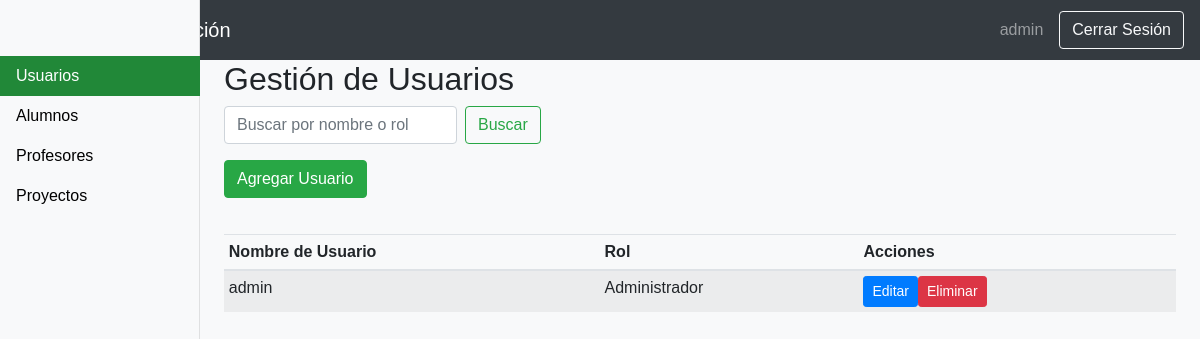
/views/admin/dashboardAdmin.php (signed in), run on an earlier commit of the app's database.
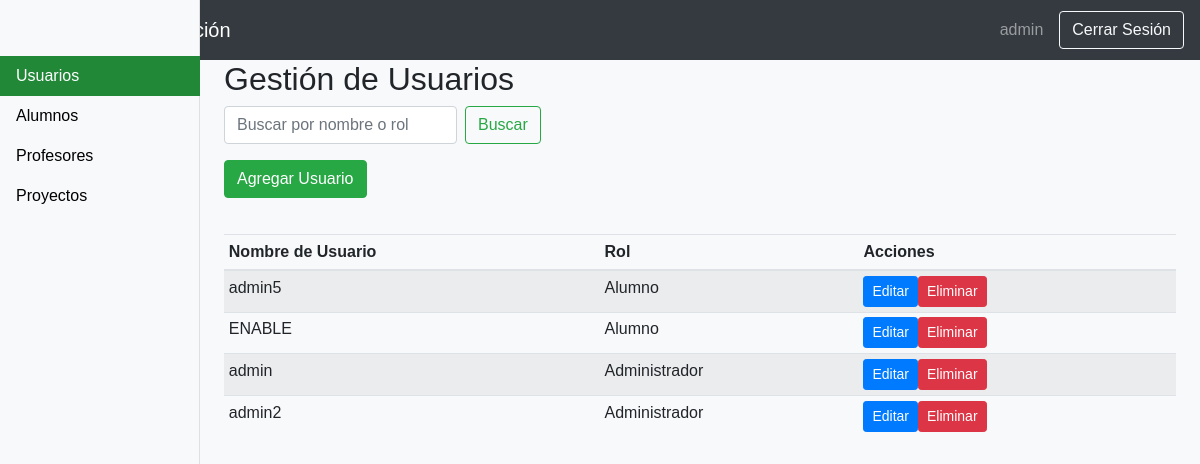
And on a later commit of the database.
### tables this page shows
CREATE TABLE IF NOT EXISTS `usuario` (
  `ID_Usuario` int NOT NULL AUTO_INCREMENT,
  `Nombre_Usuario` varchar(50) NOT NULL,
  `Contraseña` varchar(255) NOT NULL,
  `Rol` int DEFAULT NULL,
  PRIMARY KEY (`ID_Usuario`),
  KEY `fk_usuario_rol` (`Rol`)
);

### Includes/functions.php (called while the page is built, shortened)
<?php
function getRoleName($roleId) {
    switch ($roleId) {
        case 1:
            return 'Alumno';
        case 3:
            return 'Administrador';
    }
}
?>

### Views/Admin/dashboardAdmin.php (the view, shortened to what this page needs)
<?php
include('../../includes/config.php');
?>
<!DOCTYPE html>
<html lang="es">
<head>
    <link rel="stylesheet" href="https://stackpath.bootstrapcdn.com/bootstrap/4.3.1/css/bootstrap.min.css">
    <link rel="stylesheet" href="<?php echo CSS_PATH; ?>dashboard.css">
</head>
<body>
    <nav class="navbar navbar-dark bg-dark">
        <span class="navbar-brand mb-0 h1">Panel de Administración</span>
        <div class="d-flex align-items-center">
            <span class="navbar-text mr-3">
                <?php echo $_SESSION['username']; ?>
            </span>
            <a href="../public/logout.php" class="btn btn-outline-light">Cerrar Sesión</a>
        </div>
    </nav>
    <div class="container-fluid">
        <div class="row">
            <nav class="col-md-2 d-none d-md-block bg-light sidebar">
                <div class="sidebar-sticky">
                    <ul class="nav flex-column">
                        <li class="nav-item">
                            <a class="nav-link active" href="#">
                                Usuarios
                            </a>
                        </li>
                        <li class="nav-item">
                            <a class="nav-link" href="#">
                                Alumnos
                            </a>
                        </li>
                        <li class="nav-item">
                            <a class="nav-link" href="#">
                                Profesores
                            </a>
                        </li>
                        <li class="nav-item">
                            <a class="nav-link" href="#">
                                Proyectos
                            </a>
                        </li>
                    </ul>
                </div>
            </nav>
            <main role="main" class="col-md-9 ml-sm-auto col-lg-10 px-4">
                <h2>Gestión de Usuarios</h2>
                <form method="GET" class="form-inline mb-3">
                    <input class="form-control mr-sm-2" type="search" name="search" placeholder="Buscar por nombre o rol" aria-label="Buscar">
                    <button class="btn btn-outline-success my-2 my-sm-0" type="submit">Buscar</button>
                </form>
                <button type="button" class="btn btn-success mb-3" data-toggle="modal" data-target="#addUserModal">
                    Agregar Usuario
                </button>
                <div class="table-responsive">
                    <table class="table table-striped table-sm">
                        <thead>
                            <tr>
                                <th>Nombre de Usuario</th>
                                <th>Rol</th>
                                <th>Acciones</th>
                            </tr>
                        </thead>
                        <tbody>
                            <?php
                            $searchQuery = "";
                            $query = "SELECT ID_Usuario, Nombre_Usuario, Rol FROM usuario WHERE Rol != 4 $searchQuery";
                            $result = $connection->query($query);
                            while ($row = $result->fetch_assoc()) {
                                echo "<tr>";
                                echo "<td>" . htmlspecialchars($row['Nombre_Usuario']) . "</td>";
                                echo "<td>" . htmlspecialchars(getRoleName($row['Rol'])) . "</td>";
                                echo "<td>";
                                echo "<button type='button' class='btn btn-primary btn-sm' data-toggle='modal' data-target='#editUserModal'
                                        data-id='" . $row['ID_Usuario'] . "'
                                        data-username='" . htmlspecialchars($row['Nombre_Usuario']) . "'
                                        data-role='" . $row['Rol'] . "'>Editar</button>";
                                echo "<a href='deleteUser.php?id=" . $row['ID_Usuario'] . "' class='btn btn-danger btn-sm'>Eliminar</a>";
                                echo "</td>";
                                echo "</tr>";
                            }
                            ?>
                        </tbody>
                    </table>
                </div>
            </main>
        </div>
    </div>
</body>
</html>

### Assets/CSS/dashboard.css (style rules this page uses)
body { font-family: Arial, sans-serif; background-color: #f8f9fa; overflow-x: hidden; }
.navbar { height: 60px; display: flex; align-items: center; justify-content: space-between; background-color: #28a745; color: white; }
.sidebar { position: fixed; top: 0; bottom: 0; left: 0; z-index: 100; padding: 48px 0 0; box-shadow: inset -1px 0 0 rgba(0, 0, 0, 0.1); background-color: #28a745; }
.sidebar-sticky { position: relative; top: 0; height: calc(100vh - 48px); padding-top: 0.5rem; overflow-x: hidden; overflow-y: auto; }
.sidebar .nav-link { font-weight: 500; color: black; }
.sidebar .nav-link.active { color: white; background-color: #218838; }
.table-responsive { margin-top: 20px; }
.table-striped tbody tr:nth-of-type(odd) { background-color: rgba(0, 0, 0, 0.05); }

What changed in the data, as far as the page shows it:
added usuario: Nombre_Usuario "admin5", Rol "Alumno"
added usuario: Nombre_Usuario "ENABLE", Rol "Alumno"
added usuario: Nombre_Usuario "admin2", Rol "Administrador"
